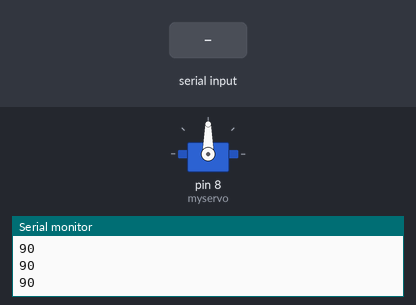
Recording of a sketch running on a simulated Arduino Uno, built with avr-gcc and run on an emulated ATmega328P. On the bench: servo, the last lines printed to the serial monitor. Inputs (shaded band) come from the test bench.

Above: at 1.2 s.
1.3 s: "+\n" received over Serial
At 1.9 s:
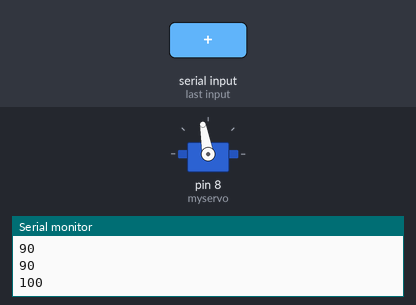
3.0 s: byte 43 ('+') received over Serial
At 4.2 s:
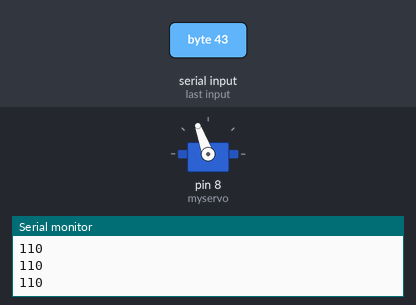
4.5 s: "+\n" received over Serial
At 5.5 s:
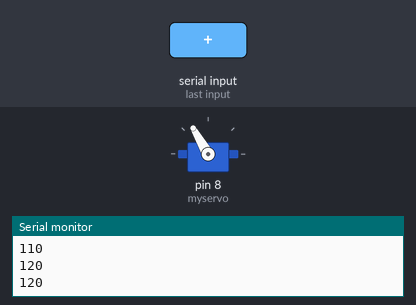
6.0 s: "-\n" received over Serial
At 6.6 s:
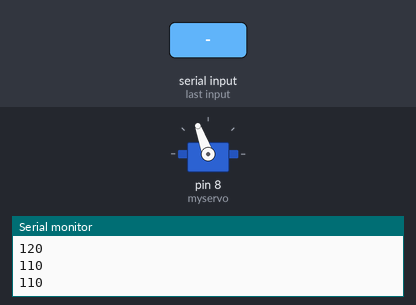
Timing chart, 0 to 8.5 s (numbered marks = the images above; inputs shaded):
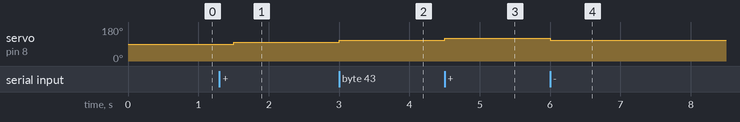

The sketch:

Lesson_5e.ino
```cpp
#include<Servo.h>

int deg=90;
int rx;
Servo myservo;//構造体の定義

void setup() {
  Serial.begin(9600);
  myservo.attach(8);//サーボ変数の割り当て
}

void loop() {
  rx=Serial.read();
  if(rx=='+'){
    if(deg<=170) deg+=10;
  }
  if(rx=='-'){
    if(deg>=10) deg-=10;
  }
  Serial.print(deg);
  Serial.print('\n');

  myservo.write(deg);

  delay(500);
}
```

Measured:
- after the input at 1.3 s, servo on pin 8 (myservo): 90° → 100° after 0.20 s
- after the input at 3.0 s, servo on pin 8 (myservo): 100° → 110° at once
- after the input at 4.5 s, servo on pin 8 (myservo): 110° → 120° at once
- after the input at 6.0 s, servo on pin 8 (myservo): 120° → 110° at once
